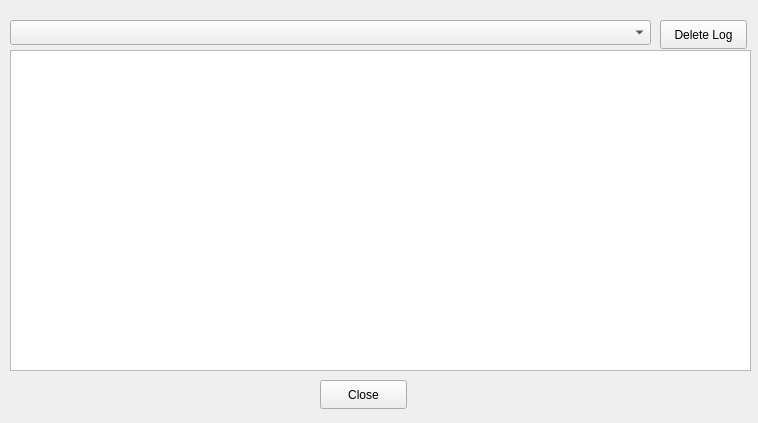
<?xml version="1.0" encoding="UTF-8"?>
<ui version="4.0">
 <class>LogsWindow</class>
 <widget class="QMainWindow" name="LogsWindow">
  <property name="geometry">
   <rect>
    <x>0</x>
    <y>0</y>
    <width>758</width>
    <height>423</height>
   </rect>
  </property>
  <property name="sizePolicy">
   <sizepolicy hsizetype="Fixed" vsizetype="Fixed">
    <horstretch>0</horstretch>
    <verstretch>0</verstretch>
   </sizepolicy>
  </property>
  <property name="minimumSize">
   <size>
    <width>758</width>
    <height>423</height>
   </size>
  </property>
  <property name="maximumSize">
   <size>
    <width>758</width>
    <height>423</height>
   </size>
  </property>
  <property name="windowTitle">
   <string>Logs</string>
  </property>
  <property name="windowIcon">
   <iconset resource="resourses.qrc">
    <normaloff>:/clamguard/Gerald-G-Clam-Security-Guard-ico32x32.png</normaloff>:/clamguard/Gerald-G-Clam-Security-Guard-ico32x32.png</iconset>
  </property>
  <widget class="QWidget" name="centralwidget">
   <widget class="QPushButton" name="btnClose">
    <property name="geometry">
     <rect>
      <x>320</x>
      <y>380</y>
      <width>87</width>
      <height>29</height>
     </rect>
    </property>
    <property name="text">
     <string>Close</string>
    </property>
   </widget>
   <widget class="QComboBox" name="cmbLogs">
    <property name="geometry">
     <rect>
      <x>10</x>
      <y>20</y>
      <width>641</width>
      <height>25</height>
     </rect>
    </property>
   </widget>
   <widget class="QPushButton" name="btnDeleteLog">
    <property name="geometry">
     <rect>
      <x>660</x>
      <y>20</y>
      <width>87</width>
      <height>29</height>
     </rect>
    </property>
    <property name="text">
     <string>Delete Log</string>
    </property>
   </widget>
   <widget class="QTreeView" name="trvLogDetails">
    <property name="geometry">
     <rect>
      <x>10</x>
      <y>50</y>
      <width>741</width>
      <height>321</height>
     </rect>
    </property>
   </widget>
  </widget>
 </widget>
 <resources>
  <include location="resourses.qrc"/>
 </resources>
 <connections>
  <connection>
   <sender>btnClose</sender>
   <signal>clicked()</signal>
   <receiver>LogsWindow</receiver>
   <slot>close()</slot>
   <hints>
    <hint type="sourcelabel">
     <x>385</x>
     <y>392</y>
    </hint>
    <hint type="destinationlabel">
     <x>448</x>
     <y>391</y>
    </hint>
   </hints>
  </connection>
 </connections>
</ui>
